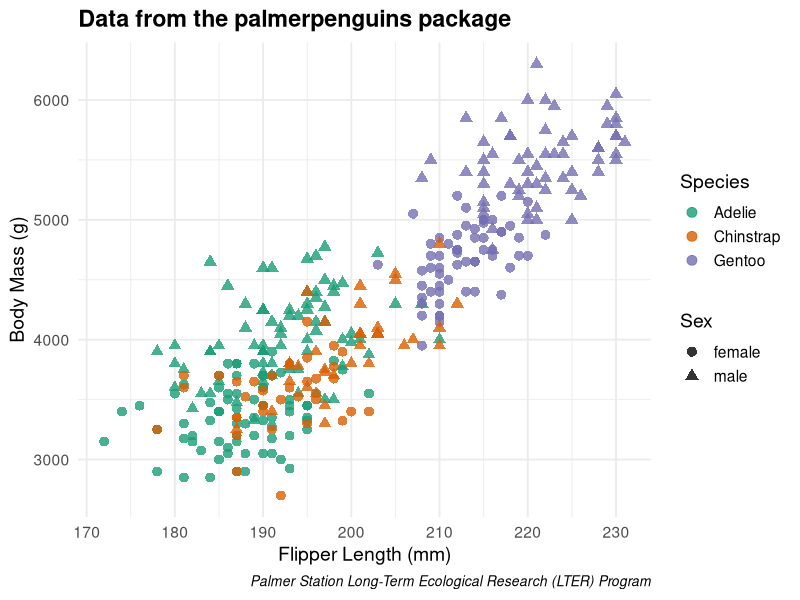

Source code (R):
## ---- chunk 1
suppressPackageStartupMessages(library(tidyverse))
suppressPackageStartupMessages(library(palmerpenguins))
## ---- chunk 2
penguins_clean <- penguins %>%
  drop_na()

# Beautiful graphic with data source, title, and ordered legends
ggplot(penguins_clean, aes(x = flipper_length_mm, y = body_mass_g,
                           color = species, shape = sex)) +
  geom_point(alpha = 0.8, size = 3) +
  scale_color_brewer(palette = "Dark2") +
  labs(
    title = "Data from the palmerpenguins package",
    x = "Flipper Length (mm)",
    y = "Body Mass (g)",
    color = "Species",
    shape = "Sex",
    caption = "Palmer Station Long-Term Ecological Research (LTER) Program"
  ) +
  theme_minimal(base_size = 14) +
  theme(
    plot.title = element_text(face = "bold"),
    legend.position = "right",
    legend.box = "vertical",        # Stack legends vertically
    legend.box.just = "left",       # Align box to the left side of legend area
    plot.caption = element_text(hjust = 1, face = "italic", size = 10)
  ) +
  guides(
    color = guide_legend(order = 1),
    shape = guide_legend(order = 2)
  )
